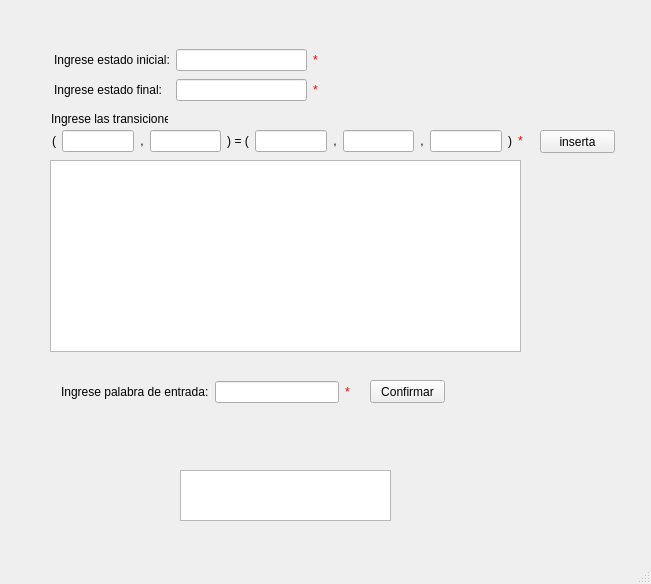
<?xml version="1.0" encoding="UTF-8"?>
<ui version="4.0">
 <class>SecondWindow</class>
 <widget class="QMainWindow" name="SecondWindow">
  <property name="geometry">
   <rect>
    <x>0</x>
    <y>0</y>
    <width>651</width>
    <height>584</height>
   </rect>
  </property>
  <property name="windowTitle">
   <string>MainWindow</string>
  </property>
  <widget class="QWidget" name="centralwidget">
   <widget class="QPushButton" name="pushButton_Confirmar">
    <property name="geometry">
     <rect>
      <x>370</x>
      <y>380</y>
      <width>75</width>
      <height>23</height>
     </rect>
    </property>
    <property name="text">
     <string>Confirmar</string>
    </property>
   </widget>
   <widget class="QTextBrowser" name="textBrowser_Mostrar">
    <property name="geometry">
     <rect>
      <x>180</x>
      <y>470</y>
      <width>211</width>
      <height>51</height>
     </rect>
    </property>
   </widget>
   <widget class="QTableWidget" name="tableWidget_datos">
    <property name="geometry">
     <rect>
      <x>50</x>
      <y>160</y>
      <width>471</width>
      <height>192</height>
     </rect>
    </property>
    <property name="layoutDirection">
     <enum>Qt::LeftToRight</enum>
    </property>
    <property name="lineWidth">
     <number>1</number>
    </property>
   </widget>
   <widget class="QLabel" name="label_Trans">
    <property name="geometry">
     <rect>
      <x>51</x>
      <y>111</y>
      <width>117</width>
      <height>16</height>
     </rect>
    </property>
    <property name="text">
     <string>Ingrese las transiciones:</string>
    </property>
   </widget>
   <widget class="QWidget" name="layoutWidget">
    <property name="geometry">
     <rect>
      <x>52</x>
      <y>130</y>
      <width>471</width>
      <height>22</height>
     </rect>
    </property>
    <layout class="QHBoxLayout" name="horizontalLayout">
     <item>
      <widget class="QLabel" name="label">
       <property name="text">
        <string>(</string>
       </property>
       <property name="alignment">
        <set>Qt::AlignCenter</set>
       </property>
      </widget>
     </item>
     <item>
      <widget class="QLineEdit" name="lineEdit_Trans_1">
       <property name="layoutDirection">
        <enum>Qt::RightToLeft</enum>
       </property>
       <property name="alignment">
        <set>Qt::AlignRight|Qt::AlignTrailing|Qt::AlignVCenter</set>
       </property>
      </widget>
     </item>
     <item>
      <widget class="QLabel" name="label_2">
       <property name="text">
        <string>,</string>
       </property>
       <property name="alignment">
        <set>Qt::AlignCenter</set>
       </property>
      </widget>
     </item>
     <item>
      <widget class="QLineEdit" name="lineEdit_Trans_2">
       <property name="alignment">
        <set>Qt::AlignRight|Qt::AlignTrailing|Qt::AlignVCenter</set>
       </property>
      </widget>
     </item>
     <item>
      <widget class="QLabel" name="label_3">
       <property name="text">
        <string>) = (</string>
       </property>
       <property name="alignment">
        <set>Qt::AlignCenter</set>
       </property>
      </widget>
     </item>
     <item>
      <widget class="QLineEdit" name="lineEdit_Trans_3">
       <property name="alignment">
        <set>Qt::AlignRight|Qt::AlignTrailing|Qt::AlignVCenter</set>
       </property>
      </widget>
     </item>
     <item>
      <widget class="QLabel" name="label_4">
       <property name="text">
        <string>,</string>
       </property>
       <property name="alignment">
        <set>Qt::AlignCenter</set>
       </property>
      </widget>
     </item>
     <item>
      <widget class="QLineEdit" name="lineEdit_Trans_4">
       <property name="alignment">
        <set>Qt::AlignRight|Qt::AlignTrailing|Qt::AlignVCenter</set>
       </property>
      </widget>
     </item>
     <item>
      <widget class="QLabel" name="label_5">
       <property name="text">
        <string>,</string>
       </property>
       <property name="alignment">
        <set>Qt::AlignCenter</set>
       </property>
      </widget>
     </item>
     <item>
      <widget class="QLineEdit" name="lineEdit_Trans_5">
       <property name="alignment">
        <set>Qt::AlignRight|Qt::AlignTrailing|Qt::AlignVCenter</set>
       </property>
      </widget>
     </item>
     <item>
      <widget class="QLabel" name="label_6">
       <property name="text">
        <string>)</string>
       </property>
       <property name="alignment">
        <set>Qt::AlignCenter</set>
       </property>
      </widget>
     </item>
     <item>
      <widget class="QLabel" name="label_Asterisco3">
       <property name="styleSheet">
        <string notr="true">color: rgb(255, 0, 0);</string>
       </property>
       <property name="text">
        <string>*</string>
       </property>
       <property name="alignment">
        <set>Qt::AlignCenter</set>
       </property>
      </widget>
     </item>
    </layout>
   </widget>
   <widget class="QWidget" name="layoutWidget">
    <property name="geometry">
     <rect>
      <x>61</x>
      <y>381</y>
      <width>289</width>
      <height>22</height>
     </rect>
    </property>
    <layout class="QHBoxLayout" name="horizontalLayout_4">
     <item>
      <widget class="QLabel" name="label_Pal_Ent">
       <property name="text">
        <string>Ingrese palabra de entrada:</string>
       </property>
      </widget>
     </item>
     <item>
      <widget class="QLineEdit" name="lineEdit_Pal_Ent">
       <property name="alignment">
        <set>Qt::AlignRight|Qt::AlignTrailing|Qt::AlignVCenter</set>
       </property>
      </widget>
     </item>
     <item>
      <widget class="QLabel" name="label_Asterisco4">
       <property name="styleSheet">
        <string notr="true">color: rgb(255, 0, 0);</string>
       </property>
       <property name="text">
        <string>*</string>
       </property>
       <property name="alignment">
        <set>Qt::AlignCenter</set>
       </property>
      </widget>
     </item>
    </layout>
   </widget>
   <widget class="QWidget" name="layoutWidget">
    <property name="geometry">
     <rect>
      <x>54</x>
      <y>48</y>
      <width>264</width>
      <height>54</height>
     </rect>
    </property>
    <layout class="QHBoxLayout" name="horizontalLayout_5">
     <item>
      <layout class="QVBoxLayout" name="verticalLayout_2">
       <item>
        <widget class="QLabel" name="label_Est_Ini">
         <property name="text">
          <string>Ingrese estado inicial:</string>
         </property>
        </widget>
       </item>
       <item>
        <widget class="QLabel" name="label_Est_Fin">
         <property name="text">
          <string>Ingrese estado final:</string>
         </property>
        </widget>
       </item>
      </layout>
     </item>
     <item>
      <layout class="QVBoxLayout" name="verticalLayout">
       <item>
        <layout class="QHBoxLayout" name="horizontalLayout_2">
         <item>
          <widget class="QLineEdit" name="lineEdit_Est_Ini">
           <property name="layoutDirection">
            <enum>Qt::RightToLeft</enum>
           </property>
           <property name="alignment">
            <set>Qt::AlignRight|Qt::AlignTrailing|Qt::AlignVCenter</set>
           </property>
          </widget>
         </item>
         <item>
          <widget class="QLabel" name="label_Asterisco1">
           <property name="styleSheet">
            <string notr="true">color: rgb(255, 0, 0);</string>
           </property>
           <property name="text">
            <string>*</string>
           </property>
           <property name="alignment">
            <set>Qt::AlignCenter</set>
           </property>
          </widget>
         </item>
        </layout>
       </item>
       <item>
        <layout class="QHBoxLayout" name="horizontalLayout_3">
         <item>
          <widget class="QLineEdit" name="lineEdit_Est_Fin">
           <property name="layoutDirection">
            <enum>Qt::RightToLeft</enum>
           </property>
           <property name="alignment">
            <set>Qt::AlignRight|Qt::AlignTrailing|Qt::AlignVCenter</set>
           </property>
          </widget>
         </item>
         <item>
          <widget class="QLabel" name="label_Asterisco2">
           <property name="styleSheet">
            <string notr="true">color: rgb(255, 0, 0);</string>
           </property>
           <property name="text">
            <string>*</string>
           </property>
           <property name="alignment">
            <set>Qt::AlignCenter</set>
           </property>
          </widget>
         </item>
        </layout>
       </item>
      </layout>
     </item>
    </layout>
   </widget>
   <widget class="QPushButton" name="pushButton_inserta">
    <property name="geometry">
     <rect>
      <x>540</x>
      <y>130</y>
      <width>75</width>
      <height>23</height>
     </rect>
    </property>
    <property name="text">
     <string>inserta</string>
    </property>
   </widget>
  </widget>
  <widget class="QMenuBar" name="menubar">
   <property name="geometry">
    <rect>
     <x>0</x>
     <y>0</y>
     <width>651</width>
     <height>21</height>
    </rect>
   </property>
  </widget>
  <widget class="QStatusBar" name="statusbar"/>
 </widget>
 <resources/>
 <connections/>
</ui>
